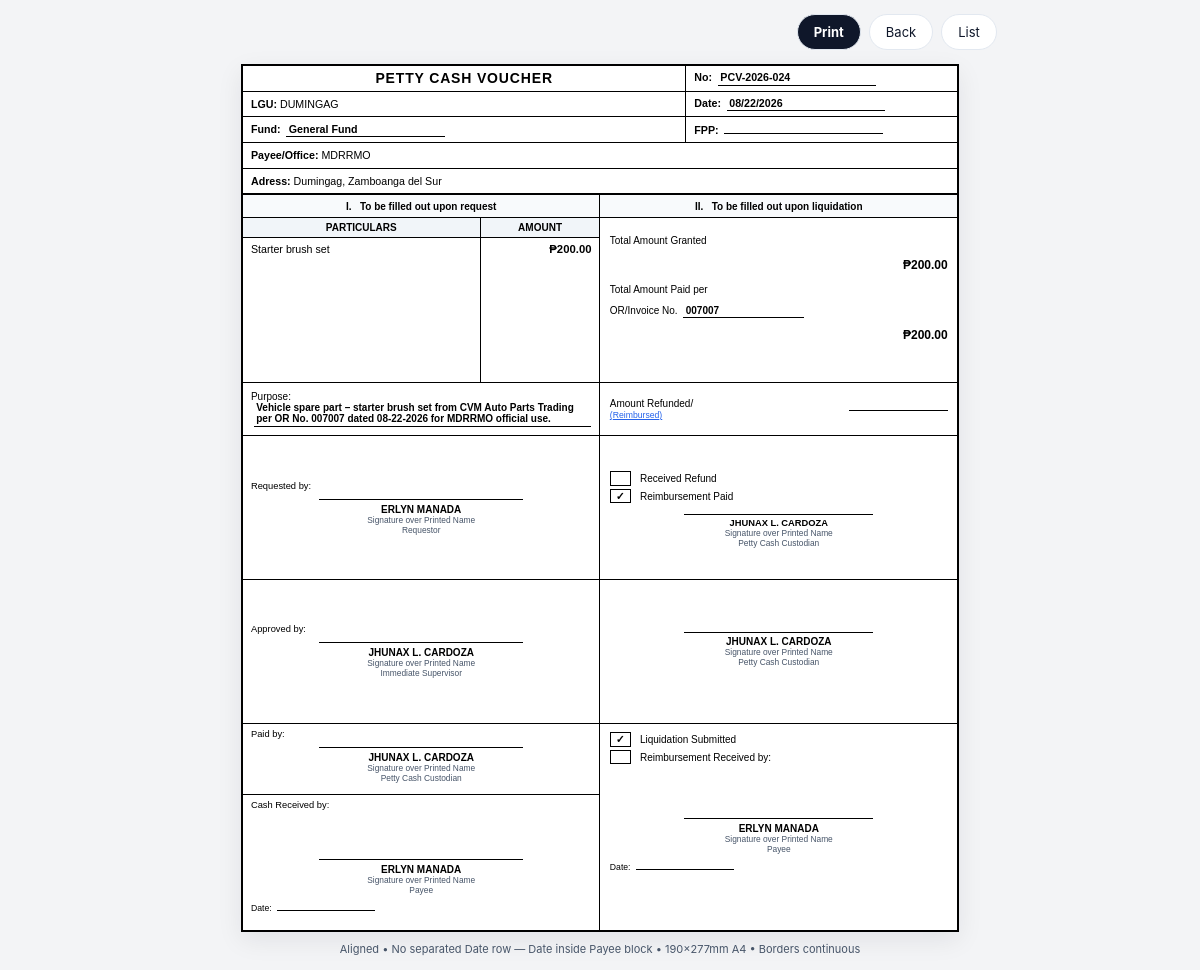
Screenshot of /pcv/39/print/ with the database file from the repository.
### fuel/models.py (models this page shows, shortened)
class PettyCashVoucher(models.Model):
    voucher_no = models.CharField(max_length=50, blank=True, help_text="PCV No.")
    voucher_date = models.DateField(default=date.today)
    fund = models.CharField(max_length=100, blank=True, default="")
    fpp = models.CharField(max_length=100, blank=True, verbose_name="FPP")
    payee_office = models.CharField(max_length=150, default="MDRRMO")
    address = models.CharField(max_length=255, default="Dumingag, Zamboanga del Sur")
    particulars = models.TextField(blank=True, help_text="Particulars (one per line or free text)")
    amount = models.DecimalField(max_digits=12, decimal_places=2, default=0)
    purpose = models.TextField(blank=True)
    requested_by_name = models.CharField(max_length=150, blank=True)
    approved_by_name = models.CharField(max_length=150, default="JHUNAX L. CARDOZA")
    paid_by_name = models.CharField(max_length=150, default="JHUNAX L. CARDOZA")
    cash_received_by_name = models.CharField(max_length=150, blank=True)
    total_amount_granted = models.DecimalField(max_digits=12, decimal_places=2, null=True, blank=True)
    total_amount_paid_per_or = models.DecimalField(max_digits=12, decimal_places=2, null=True, blank=True)
    or_invoice_no = models.CharField(max_length=100, blank=True)
    amount_refunded = models.DecimalField(max_digits=12, decimal_places=2, null=True, blank=True)
    received_refund = models.BooleanField(default=False)
    reimbursement_paid = models.BooleanField(default=False)
    liquidation_submitted = models.BooleanField(default=False)
    reimbursement_received_by = models.CharField(max_length=150, blank=True)
    created_at = models.DateTimeField(auto_now_add=True)
    updated_at = models.DateTimeField(auto_now=True)
    class Meta:
        ordering = ['-voucher_date', '-id']
        verbose_name = "Petty Cash Voucher"
        verbose_name_plural = "Petty Cash Vouchers"

### fuel/views.py (the view)
# urls.py: path('pcv/<int:pk>/print/', views.pcv_print_view, name='pcv_print'),
def pcv_print_view(request, pk):
    voucher = get_object_or_404(PettyCashVoucher, pk=pk)
    return render(request, 'fuel/pcv_print.html', {'voucher': voucher})

### templates/fuel/pcv_print.html (shortened to what this page needs)
{% load humanize %}
<!DOCTYPE html>
<html lang="en">
<head>
</head>
<body>
<div class="no-print">
    <button onclick="window.print()" class="btn-print">Print</button>
    <a href="{% url 'pcv_detail' voucher.pk %}" class="btn-back">Back</a>
    <a href="{% url 'pcv_list' %}" class="btn-back">List</a>
</div>
<div class="sheet">
    <table class="top-table">
        <colgroup><col style="width:62%"><col style="width:38%"></colgroup>
        <tr><td class="title-cell">PETTY CASH VOUCHER</td><td><span class="label">No:</span> <span class="ul long">{{ voucher.voucher_no|default:"" }}</span></td></tr>
        <tr><td><span class="label">LGU:</span> DUMINGAG</td><td><span class="label">Date:</span> <span class="ul long">{{ voucher.voucher_date|date:"m/d/Y" }}</span></td></tr>
        <tr><td><span class="label">Fund:</span> <span class="ul long">{{ voucher.fund|default:"" }}</span></td><td><span class="label">FPP:</span> <span class="ul long">{{ voucher.fpp|default:"" }}</span></td></tr>
        <tr><td colspan="2"><span class="label">Payee/Office:</span> {{ voucher.payee_office }}</td></tr>
        <tr><td colspan="2"><span class="label">Adress:</span> {{ voucher.address }}</td></tr>
    </table>
    <table class="mid-table" style="border-top:none;">
        <colgroup><col style="width:50%"><col style="width:50%"></colgroup>
        <tr>
            <td style="text-align:center; font-weight:800; font-size:7.5pt; background:#f8fafc; padding:4pt 0; border-bottom:1.4pt solid #000; border-right:1px solid #000;">I. &nbsp; To be filled out upon request</td>
            <td style="text-align:center; font-weight:800; font-size:7.5pt; background:#f8fafc; padding:4pt 0; border-bottom:1.4pt solid #000;">II. &nbsp; To be filled out upon liquidation</td>
        </tr>
        <tr>
            <td style="padding:0; vertical-align:top;">
                <div style="display:grid; grid-template-columns:2fr 1fr; background:#f1f5f9; text-align:center; font-weight:800; font-size:7.5pt; text-transform:uppercase; border-bottom:1px solid #000;">
                    <div style="padding:3pt 0; border-right:1px solid #000;">Particulars</div><div style="padding:3pt 0;">Amount</div>
                </div>
                <div style="display:grid; grid-template-columns:2fr 1fr; min-height:38mm;">
                    <div style="padding:4pt 6pt; font-size:8pt; border-right:1px solid #000; text-align:left; white-space:pre-wrap; word-break:break-word;">{{ voucher.particulars|default:""|linebreaksbr }}</div>
                    <div style="padding:4pt 6pt; font-size:8.5pt; text-align:right; font-weight:700;">{% if voucher.amount %}₱{{ voucher.amount|floatformat:2|intcomma }}{% endif %}</div>
                </div>
            </td>
            <td style="padding:5pt 7pt; font-size:7.5pt; vertical-align:top;">
                <p>Total Amount Granted</p>
                <p class="amount-line">{% if voucher.total_amount_granted %}₱{{ voucher.total_amount_granted|floatformat:2|intcomma }}{% else %}<span class="ul" style="min-width:28mm; display:inline-block;">&nbsp;</span>{% endif %}</p>
                <p style="margin-top:6pt;">Total Amount Paid per</p>
                <p>OR/Invoice No. <span class="ul">{{ voucher.or_invoice_no|default:"" }}</span></p>
                <p class="amount-line" style="margin-top:3pt;">{% if voucher.total_amount_paid_per_or %}₱{{ voucher.total_amount_paid_per_or|floatformat:2|intcomma }}{% endif %}</p>
            </td>
        </tr>
        <tr>
            <td style="padding:4pt 6pt; font-size:7.5pt; height:14mm; vertical-align:middle;"><span class="label">Purpose:</span> <span class="ul" style="min-width:78mm;">{{ voucher.purpose|default:"" }}</span></td>
            <td style="padding:4pt 7pt; font-size:7.5pt; vertical-align:middle;"><p>Amount Refunded/<br><span class="small-link">(Reimbursed)</span> <span class="ul" style="min-width:26mm; float:right; text-align:right; font-weight:700;">{% if voucher.amount_refunded %}₱{{ voucher.amount_refunded|floatformat:2|intcomma }}{% endif %}</span></p></td>
        </tr>
        <tr>
            <td style="padding:4pt 6pt; text-align:center; vertical-align:middle; height:38mm;">
                <p style="font-size:7pt; text-align:left; margin:0 0 1pt;">Requested by:</p>
                <div style="border-top:0.7pt solid #000; width:54mm; margin:6pt auto 3pt;"></div>
                <p style="font-weight:800; text-transform:uppercase; font-size:7.5pt; margin:0;">{{ voucher.requested_by_name|default:"_________________________" }}</p>
                <p style="font-size:6.3pt; color:#475569; margin:0; line-height:1.2;">Signature over Printed Name<br>Requestor</p>
            </td>
            <td style="padding:4pt 7pt; vertical-align:middle; height:38mm;">
                <div class="check-row {% if voucher.received_refund %}checked{% endif %}"><span class="box">{% if voucher.received_refund %}✓{% endif %}</span> Received Refund</div>
                <div class="check-row {% if voucher.reimbursement_paid %}checked{% endif %}"><span class="box">{% if voucher.reimbursement_paid %}✓{% endif %}</span> Reimbursement Paid</div>
                <div style="text-align:center; margin-top:8pt;">
                    <div style="border-top:0.7pt solid #000; width:50mm; margin:4pt auto 2pt;"></div>
                    <p style="font-weight:800; text-transform:uppercase; font-size:7pt; margin:0;">{{ voucher.paid_by_name }}</p>
                    <p style="font-size:6.3pt; color:#475569; margin:0;">Signature over Printed Name<br>Petty Cash Custodian</p>
                </div>
            </td>
        </tr>
        <tr>
            <td style="padding:4pt 6pt; text-align:center; vertical-align:middle; height:38mm;">
                <p style="font-size:7pt; text-align:left; margin:0 0 1pt;">Approved by:</p>
                <div style="border-top:0.7pt solid #000; width:54mm; margin:6pt auto 3pt;"></div>
                <p style="font-weight:800; text-transform:uppercase; font-size:7.5pt; margin:0;">{{ voucher.approved_by_name }}</p>
                <p style="font-size:6.3pt; color:#475569; margin:0;">Signature over Printed Name<br>Immediate Supervisor</p>
            </td>
            <td style="padding:4pt 6pt; text-align:center; vertical-align:middle; height:38mm;">
                <div style="border-top:0.7pt solid #000; width:50mm; margin:8pt auto 2pt;"></div>
                <p style="font-weight:800; text-transform:uppercase; font-size:7.5pt; margin:0;">{{ voucher.paid_by_name }}</p>
                <p style="font-size:6.3pt; color:#475569; margin:0;">Signature over Printed Name<br>Petty Cash Custodian</p>
                <p style="font-size:6pt; color:#64748b; margin:4pt 0 0;">&nbsp;</p>
            </td>
        </tr>
        <tr>
            <td style="padding:0; vertical-align:top;">
                <div style="padding:4pt 6pt; text-align:center;">
                    <p style="font-size:7pt; text-align:left; margin:0 0 1pt;">Paid by:</p>
                    <div style="border-top:0.7pt solid #000; width:54mm; margin:6pt auto 3pt;"></div>
                    <p style="font-weight:800; text-transform:uppercase; font-size:7.5pt; margin:0;">{{ voucher.paid_by_name }}</p>
                    <p style="font-size:6.3pt; color:#475569; margin:0;">Signature over Printed Name<br>Petty Cash Custodian</p>
                </div>
                <div style="padding:4pt 6pt 6pt; text-align:center; border-top:1px solid #000; margin-top:4pt;">
                    <p style="font-size:7pt; text-align:left; margin:0 0 1pt;">Cash Received by:</p>
                    <div style="height:14mm; display:flex; align-items:flex-end; justify-content:center;">
                        <div style="border-top:0.7pt solid #000; width:54mm; margin:0 auto 3pt;"></div>
                    </div>
                    <p style="font-weight:800; text-transform:uppercase; font-size:7.5pt; margin:0;">{{ voucher.cash_received_by_name|default:"_________________________" }}</p>
                    <p style="font-size:6.3pt; color:#475569; margin:0;">Signature over Printed Name<br>Payee</p>
                    <p style="margin-top:6pt; font-size:6.5pt; text-align:left;">Date: <span class="ul" style="min-width:26mm;"></span></p>
                </div>
            </td>
            <td style="padding:0; vertical-align:top;">
                <div style="padding:4pt 7pt;">
                    <div class="check-row {% if voucher.liquidation_submitted %}checked{% endif %}"><span class="box">{% if voucher.liquidation_submitted %}✓{% endif %}</span> Liquidation Submitted</div>
                    <div class="check-row"><span class="box"></span> Reimbursement Received by:</div>
                    <div style="text-align:center; margin-top:4pt;">
                        <div style="height:14mm; display:flex; align-items:flex-end; justify-content:center;">
                            <div style="border-top:0.7pt solid #000; width:50mm; margin:0 auto 3pt; width:50mm;"></div>
                        </div>
                        <p style="font-weight:800; text-transform:uppercase; font-size:7.5pt; margin:0;">{{ voucher.reimbursement_received_by|default:"ERLYN MANADA" }}</p>
                        <p style="font-size:6.3pt; color:#475569; margin:0;">Signature over Printed Name<br>Payee</p>
                        <p style="margin-top:6pt; font-size:6.5pt; text-align:left;">Date: <span class="ul" style="min-width:26mm;"></span></p>
                    </div>
                </div>
            </td>
        </tr>
    </table>
</div>
<div class="no-print" style="justify-content:center; margin-top:10px; color:#475569; font-size:11px; font-family:Inter,sans-serif;">
    <span>Aligned • No separated Date row — Date inside Payee block • 190×277mm A4 • Borders continuous</span>
</div>
</body>
</html>

### templates/fuel/pcv_print.html (style rules this page uses)
* { box-sizing: border-box; }
body { margin:0; padding:0; background:#f3f4f6; font-family: Arial, Helvetica, sans-serif; color:#000; -webkit-print-color-adjust: exact; print-color-adjust: exact; }
.no-print { max-width:210mm; margin:14px auto; display:flex; gap:8px; justify-content:flex-end; }
.no-print a, .no-print button { font-family: Inter,Arial,sans-serif; font-size:13px; padding:9px 16px; border-radius:9999px; text-decoration:none; cursor:pointer; border:1px solid #e2e8f0; }
.btn-print { background:#0f172a; color:#fff; border-color:#0f172a; font-weight:700; }
.btn-back { background:#fff; color:#0f172a; }
.sheet { width: 190mm; margin: 0 auto; background:#fff; border: 1.4pt solid #000; box-shadow: 0 8px 24px rgba(15,23,42,.08); overflow:hidden; }
.top-table, .mid-table { width:100%; border-collapse:collapse; }
.top-table td { border:0.7pt solid #000; padding:2.8pt 6pt; font-size:8pt; vertical-align:middle; height:6.8mm; }
.top-table .title-cell { text-align:center; font-weight:800; font-size:10.5pt; letter-spacing:0.06em; text-transform:uppercase; }
.top-table .label { font-weight:700; }
.ul { border-bottom:0.7pt solid #000; display:inline-block; min-width:32mm; padding:0 2pt 1pt; margin-left:2pt; font-weight:600; }
.ul.long { min-width:42mm; }
.mid-table td { border:0.7pt solid #000; vertical-align:top; padding:0; }
.amount-line { text-align:right; font-weight:800; font-size:9pt; }
.check-row { display:flex; align-items:center; gap:7pt; margin:2.5pt 0; font-size:7.5pt; }
.box { width:5.5mm; height:3.8mm; border:0.7pt solid #000; display:inline-flex; align-items:center; justify-content:center; font-size:8pt; background:#fff; flex-shrink:0; font-weight:900; }
.small-link { color:#2563eb; text-decoration:underline; font-size:6.5pt; }

### rows the page displays
PettyCashVoucher: voucher_no "PCV-2026-024", voucher_date "08/22/2026", fund "General Fund", payee_office "MDRRMO", address "Dumingag, Zamboanga del Sur", particulars "Starter brush set", amount "200.00", total_amount_granted "200.00", or_invoice_no "007007", total_amount_paid_per_or "200.00", purpose "Vehicle spare part – starter brush set from CVM Auto Parts Trading per OR No. 007007 dated 08-22-2026 for MDRRMO official use.", requested_by_name "ERLYN MANADA", paid_by_name "JHUNAX L. CARDOZA", approved_by_name "JHUNAX L. CARDOZA", cash_received_by_name "ERLYN MANADA", reimbursement_received_by "ERLYN MANADA"
